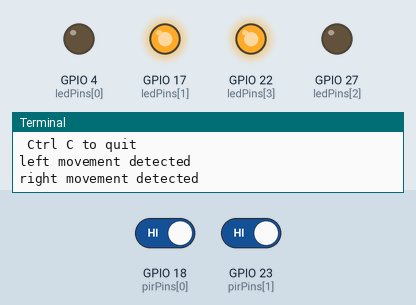
Recording of a program running on a simulated Raspberry Pi (BCM pin numbers). On the bench: output pins drawn as LEDs (lit = HIGH), the last lines printed to the terminal. Inputs (shaded band) come from the test bench; at power-on: GPIO 18 (pirPins[0]) HIGH, GPIO 23 (pirPins[1]) HIGH. Sound played through the audio output is not drawn and takes no time.

Above: at 1.2 s.
1.3 s: GPIO 18 (pirPins[0]) driven LOW
At 2.2 s:
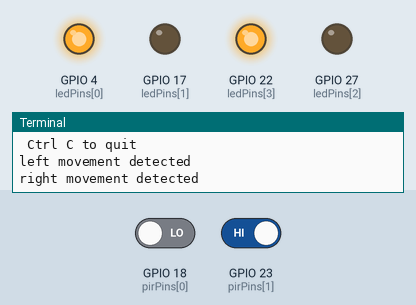
2.8 s: GPIO 23 (pirPins[1]) driven LOW
At 3.4 s:
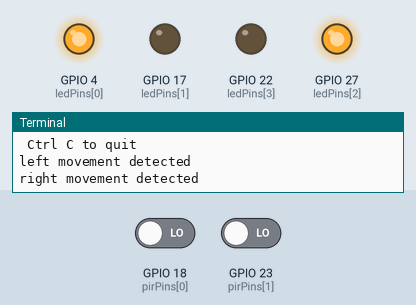
4.3 s: GPIO 18 (pirPins[0]) driven HIGH
At 5.5 s:
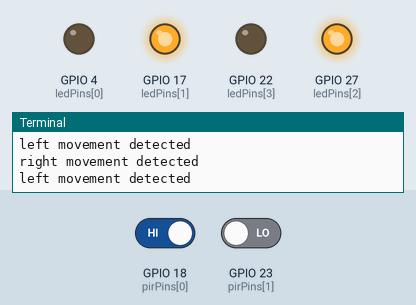
5.8 s: GPIO 23 (pirPins[1]) driven HIGH
At 6.9 s:
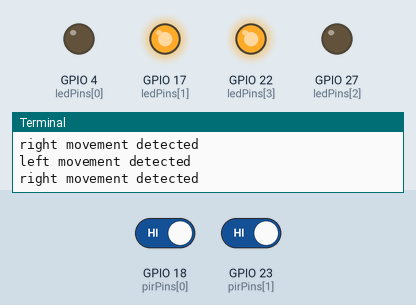
Timing chart, 0 to 8.3 s (numbered marks = the images above; inputs shaded):
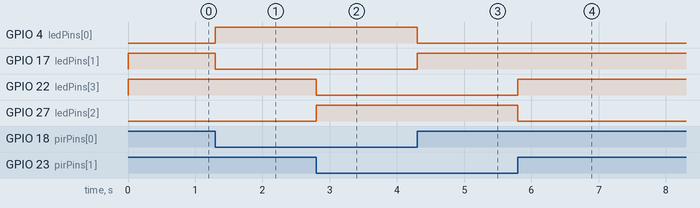

Measured:
- after the input at 1.3 s, GPIO 4 (ledPins[0]): LOW → HIGH at once; GPIO 17 (ledPins[1]): HIGH → LOW at once
- after the input at 2.8 s, GPIO 22 (ledPins[3]): HIGH → LOW at once; GPIO 27 (ledPins[2]): LOW → HIGH at once
- after the input at 4.3 s, GPIO 4 (ledPins[0]): HIGH → LOW at once; GPIO 17 (ledPins[1]): LOW → HIGH at once
- after the input at 5.8 s, GPIO 22 (ledPins[3]): LOW → HIGH at once; GPIO 27 (ledPins[2]): HIGH → LOW at once

The program:

statuesTest.py
```python
#!/usr/bin/env python
# Statues
# Test hardware

import time, pygame
import os, sys
import wiringpi2 as io

pygame.init()                   # initialise pygame
pygame.mixer.quit()
pygame.mixer.init(frequency=22050, size=-16, channels=8, buffer=512)

pygame.event.set_allowed(None)
moveSound = [ pygame.mixer.Sound("sounds/s"+str(sound)+".ogg")
                  for sound in range(0,5)]
def main():
   global clip, stop, pendingStop, mode
   initGPIO()
   print"Statues hardware test"
   print" Ctrl C to quit"
   leftMovement = False
   rightMovement = False
   while True:

      if io.digitalRead(pirPins[0]) == 1 and not(leftMovement):
         print"left movement detected"
         io.digitalWrite(ledPins[0],0) # turn Red on
         io.digitalWrite(ledPins[1],1) # turn Green off
         moveSound[0].play(0)
         leftMovement = True
      elif  io.digitalRead(pirPins[0]) == 0 and leftMovement:
         io.digitalWrite(ledPins[0],1) # turn Red off
         io.digitalWrite(ledPins[1],0) # turn Green on
         leftMovement = False

      if io.digitalRead(pirPins[1]) == 1 and not(rightMovement):
         print"right movement detected"
         io.digitalWrite(ledPins[2],0) # turn Red on
         io.digitalWrite(ledPins[3],1) # turn Green off
         moveSound[4].play(0)
         rightMovement = True
      elif io.digitalRead(pirPins[1]) == 0 and rightMovement:
         io.digitalWrite(ledPins[2],1) # turn Red off
         io.digitalWrite(ledPins[3],0) # turn Green on
         rightMovement = False

def initGPIO():
   global ledPins,pirPins
   ledPins = [ 4,17,27,22] # left R, left G, right R, right G
   pirPins = [18,23] # left / right
   try :
      io.wiringPiSetupGpio()
   except :
      print"start IDLE with 'gksudo idle' from command line"
      os._exit(1)
   for pin in range (0,4):
      io.pinMode(ledPins[pin],1) # led pin to output
      io.digitalWrite(ledPins[pin],1) # turn off
   io.pinMode(pirPins[0],0) # input left PIR sensor
   io.pinMode(pirPins[1],0) # input right PIR sensor
   io.pullUpDnControl(pirPins[0],2) # input enable pull up
   io.pullUpDnControl(pirPins[1],2) # input enable pull up

def terminate(): # close down the program
    print"closing down"
    pygame.mixer.quit()
    pygame.quit() # close pygame
    os._exit(1)

if __name__ == '__main__':
    main()
```
